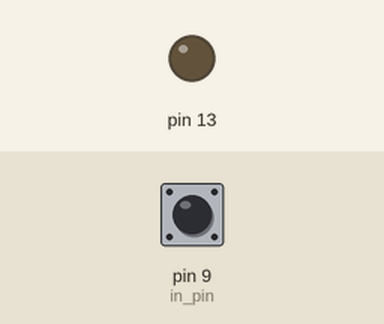
Recording of a sketch running on a simulated Teensy 4. Parts: output pins drawn as LEDs (lit = HIGH). Dashed ring = blinking. The test bench sets the inputs (shaded band); at power-on: pin 9 (in_pin) HIGH. USB keyboard and mouse output is not drawn.

Above: at 1.2 s.
1.3 s: pin 9 (in_pin) pulled LOW for 1 s
At 1.75 s:
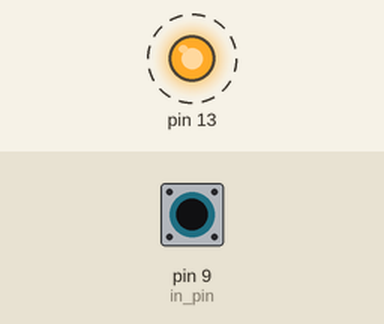
4.3 s: pin 9 (in_pin) pulled LOW for 3.2 s
At 8.2 s:
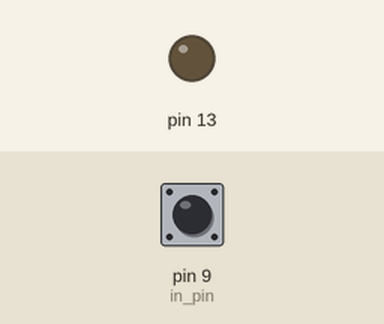
Timing chart, 0 to 9.7 s (numbered marks = the images above; inputs shaded):
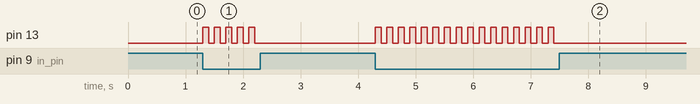

Measured:
- after the input at 1.3 s, pin 13: alternates HIGH for 0.10 s and LOW for 0.10 s, 10 changes in all, then stays LOW, starting at once
- after the input at 4.3 s, pin 13: alternates HIGH for 0.10 s and LOW for 0.10 s, 32 changes in all, then stays LOW, starting at once

The sketch:

keycodeTest.ino
```cpp
int in_pin = 9;
int key = MODIFIERKEY_CTRL;

void setup() {
  Keyboard.begin();
  pinMode(in_pin, INPUT_PULLUP);
  pinMode(13, OUTPUT);
}

void loop() {
  if (digitalRead(in_pin) == LOW) {
      Keyboard.press(key);
      digitalWrite(13, HIGH);
      delay(100);
      Keyboard.release(key);
      digitalWrite(13, LOW);
      delay(100);
  }
}
```
